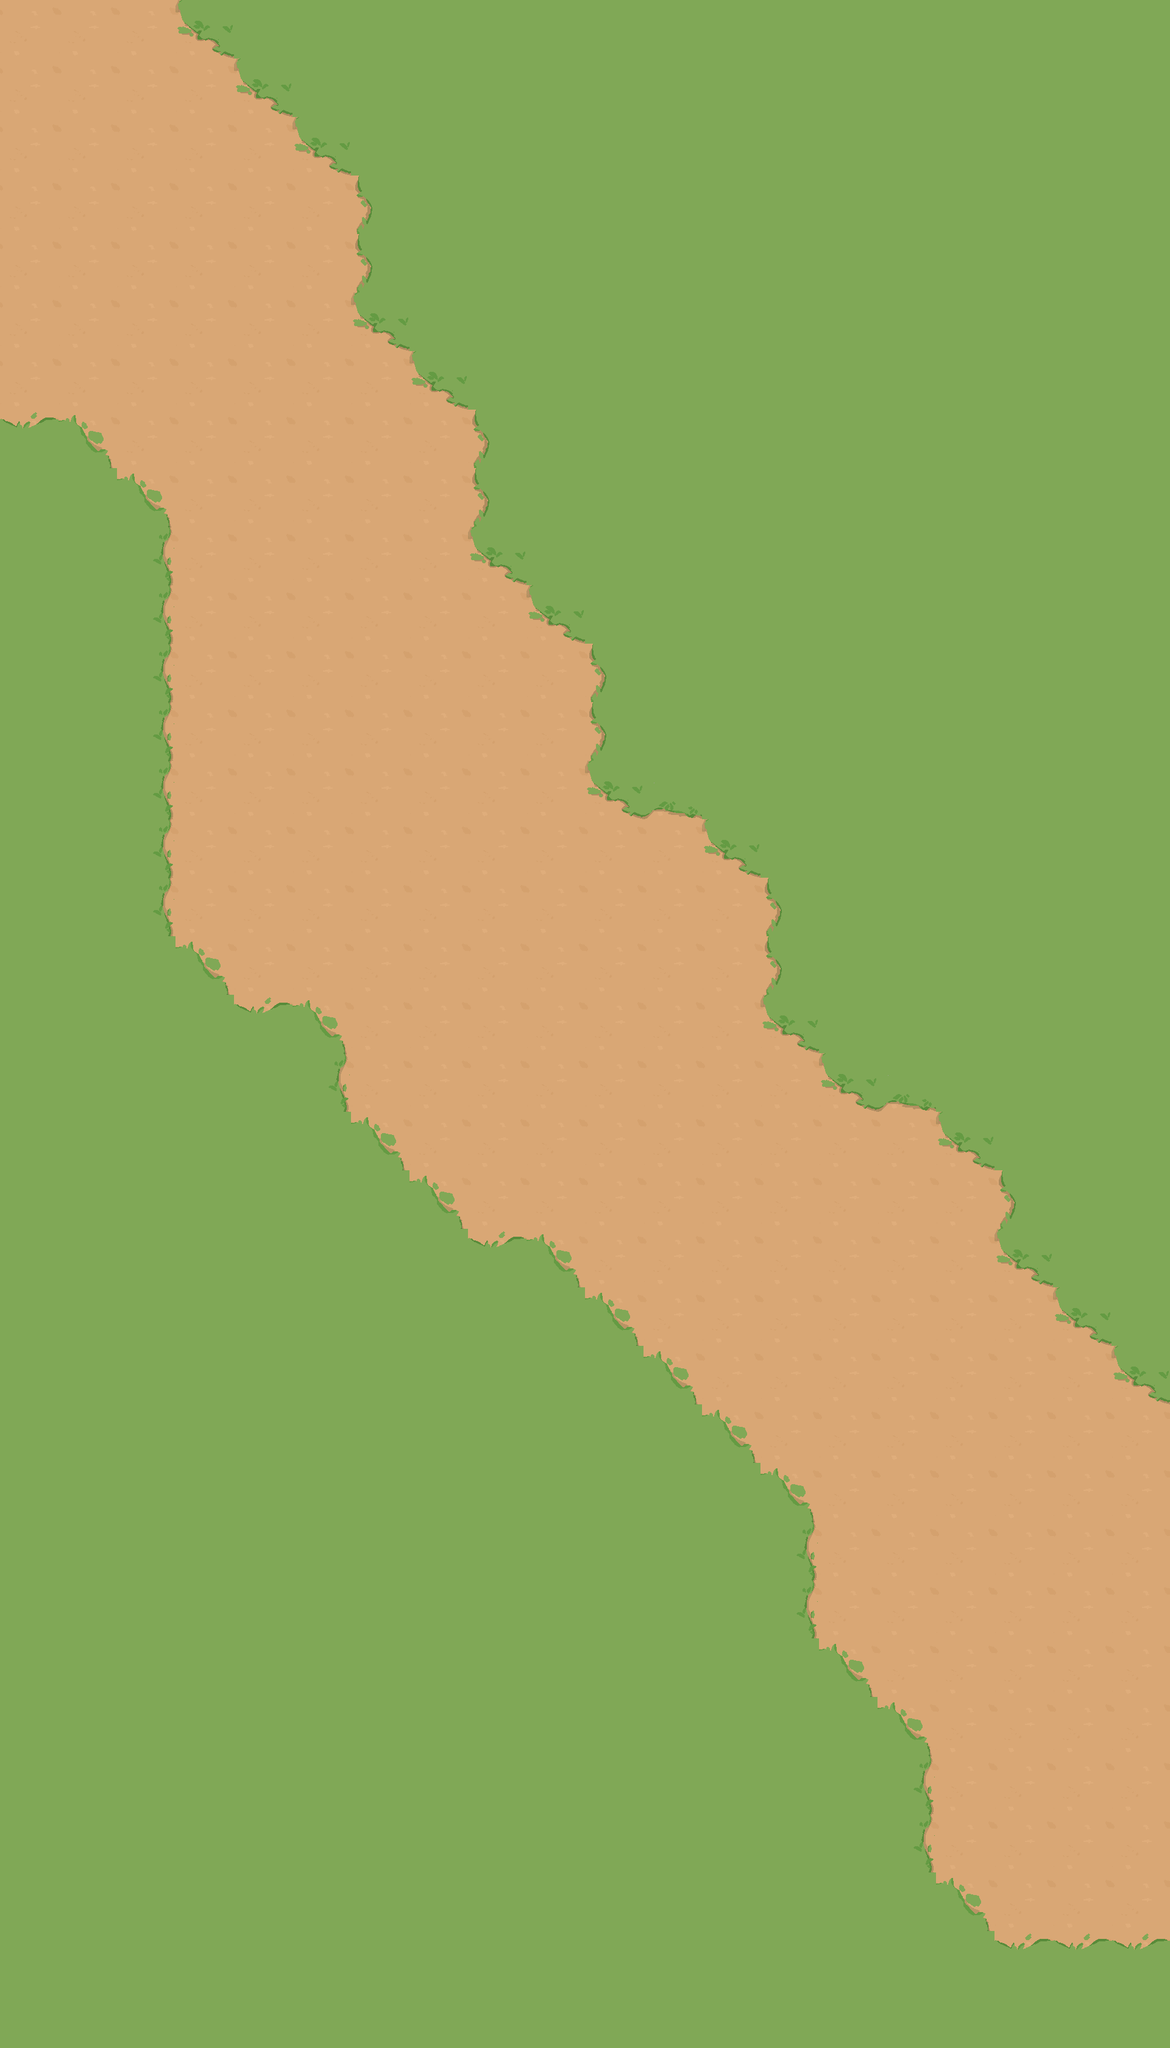

A 2D game scene composited from a Tiled map and its tileset images. What follows is a short description and the map's XML, with every tile layer's data as written:
An orthogonal 20x35 tile map with 96x96 px tiles, 2 tile layers (bot, top).

<map version="1.10" tiledversion="1.10.2" orientation="orthogonal" renderorder="right-down" width="20" height="35" tilewidth="96" tileheight="96" infinite="0" nextlayerid="8" nextobjectid="1">
 <tileset firstgid="1" name="tile" tilewidth="96" tileheight="96" tilecount="10" columns="0">
  <grid orientation="orthogonal" width="1" height="1" />
  <tile id="0">
   <image width="96" height="96" source="../../tile/rumble-hero/forest/grass1.png" />
  </tile>
  <tile id="1">
   <image width="96" height="96" source="../../tile/rumble-hero/forest/grass2.png" />
  </tile>
  <tile id="2">
   <image width="96" height="96" source="../../tile/rumble-hero/forest/grass3.png" />
  </tile>
  <tile id="3">
   <image width="96" height="96" source="../../tile/rumble-hero/forest/grass6.png" />
  </tile>
  <tile id="4">
   <image width="96" height="96" source="../../tile/rumble-hero/forest/grass7.png" />
  </tile>
  <tile id="5">
   <image width="96" height="96" source="../../tile/rumble-hero/forest/grass8.png" />
  </tile>
  <tile id="6">
   <image width="96" height="96" source="../../tile/rumble-hero/forest/grass9.png" />
  </tile>
  <tile id="7">
   <image width="96" height="96" source="../../tile/rumble-hero/forest/grass10.png" />
  </tile>
  <tile id="8">
   <image width="96" height="96" source="../../tile/rumble-hero/forest/grass12.png" />
  </tile>
  <tile id="9">
   <image width="96" height="96" source="../../tile/rumble-hero/forest/grass23.png" />
  </tile>
 </tileset>
 <layer id="7" name="bot" width="20" height="35">
  <data encoding="csv">
10,10,10,10,10,10,10,10,10,10,10,10,10,10,10,10,10,10,10,10,
10,10,10,10,10,10,10,10,10,10,10,10,10,10,10,10,10,10,10,10,
10,10,10,10,10,10,10,10,10,10,10,10,10,10,10,10,10,10,10,10,
10,10,10,10,10,10,10,10,10,10,10,10,10,10,10,10,10,10,10,10,
10,10,10,10,10,10,10,10,10,10,10,10,10,10,10,10,10,10,10,10,
10,10,10,10,10,10,10,10,10,10,10,10,10,10,10,10,10,10,10,10,
10,10,10,10,10,10,10,10,10,10,10,10,10,10,10,10,10,10,10,10,
10,10,10,10,10,10,10,10,10,10,10,10,10,10,10,10,10,10,10,10,
10,10,10,10,10,10,10,10,10,10,10,10,10,10,10,10,10,10,10,10,
10,10,10,10,10,10,10,10,10,10,10,10,10,10,10,10,10,10,10,10,
10,10,10,10,10,10,10,10,10,10,10,10,10,10,10,10,10,10,10,10,
10,10,10,10,10,10,10,10,10,10,10,10,10,10,10,10,10,10,10,10,
10,10,10,10,10,10,10,10,10,10,10,10,10,10,10,10,10,10,10,10,
10,10,10,10,10,10,10,10,10,10,10,10,10,10,10,10,10,10,10,10,
10,10,10,10,10,10,10,10,10,10,10,10,10,10,10,10,10,10,10,10,
10,10,10,10,10,10,10,10,10,10,10,10,10,10,10,10,10,10,10,10,
10,10,10,10,10,10,10,10,10,10,10,10,10,10,10,10,10,10,10,10,
10,10,10,10,10,10,10,10,10,10,10,10,10,10,10,10,10,10,10,10,
10,10,10,10,10,10,10,10,10,10,10,10,10,10,10,10,10,10,10,10,
10,10,10,10,10,10,10,10,10,10,10,10,10,10,10,10,10,10,10,10,
10,10,10,10,10,10,10,10,10,10,10,10,10,10,10,10,10,10,10,10,
10,10,10,10,10,10,10,10,10,10,10,10,10,10,10,10,10,10,10,10,
10,10,10,10,10,10,10,10,10,10,10,10,10,10,10,10,10,10,10,10,
10,10,10,10,10,10,10,10,10,10,10,10,10,10,10,10,10,10,10,10,
10,10,10,10,10,10,10,10,10,10,10,10,10,10,10,10,10,10,10,10,
10,10,10,10,10,10,10,10,10,10,10,10,10,10,10,10,10,10,10,10,
10,10,10,10,10,10,10,10,10,10,10,10,10,10,10,10,10,10,10,10,
10,10,10,10,10,10,10,10,10,10,10,10,10,10,10,10,10,10,10,10,
10,10,10,10,10,10,10,10,10,10,10,10,10,10,10,10,10,10,10,10,
10,10,10,10,10,10,10,10,10,10,10,10,10,10,10,10,10,10,10,10,
10,10,10,10,10,10,10,10,10,10,10,10,10,10,10,10,10,10,10,10,
10,10,10,10,10,10,10,10,10,10,10,10,10,10,10,10,10,10,10,10,
10,10,10,10,10,10,10,10,10,10,10,10,10,10,10,10,10,10,10,10,
10,10,10,10,10,10,10,10,10,10,10,10,10,10,10,10,10,10,10,10,
10,10,10,10,10,10,10,10,10,10,10,10,10,10,10,10,10,10,10,10
</data>
 </layer>
 <layer id="5" name="top" width="20" height="35">
  <data encoding="csv">
0,0,0,7,5,5,5,5,5,5,5,5,5,5,5,5,5,5,5,5,
0,0,0,0,7,5,5,5,5,5,5,5,5,5,5,5,5,5,5,5,
0,0,0,0,0,7,5,5,5,5,5,5,5,5,5,5,5,5,5,5,
0,0,0,0,0,0,4,5,5,5,5,5,5,5,5,5,5,5,5,5,
0,0,0,0,0,0,4,5,5,5,5,5,5,5,5,5,5,5,5,5,
0,0,0,0,0,0,7,5,5,5,5,5,5,5,5,5,5,5,5,5,
0,0,0,0,0,0,0,7,5,5,5,5,5,5,5,5,5,5,5,5,
2,3,0,0,0,0,0,0,4,5,5,5,5,5,5,5,5,5,5,5,
5,5,3,0,0,0,0,0,4,5,5,5,5,5,5,5,5,5,5,5,
5,5,6,0,0,0,0,0,7,5,5,5,5,5,5,5,5,5,5,5,
5,5,6,0,0,0,0,0,0,7,5,5,5,5,5,5,5,5,5,5,
5,5,6,0,0,0,0,0,0,0,4,5,5,5,5,5,5,5,5,5,
5,5,6,0,0,0,0,0,0,0,4,5,5,5,5,5,5,5,5,5,
5,5,6,0,0,0,0,0,0,0,7,9,5,5,5,5,5,5,5,5,
5,5,6,0,0,0,0,0,0,0,0,0,7,5,5,5,5,5,5,5,
5,5,6,0,0,0,0,0,0,0,0,0,0,4,5,5,5,5,5,5,
5,5,5,3,0,0,0,0,0,0,0,0,0,4,5,5,5,5,5,5,
5,5,5,5,2,3,0,0,0,0,0,0,0,7,5,5,5,5,5,5,
5,5,5,5,5,6,0,0,0,0,0,0,0,0,7,9,5,5,5,5,
5,5,5,5,5,5,3,0,0,0,0,0,0,0,0,0,7,5,5,5,
5,5,5,5,5,5,5,3,0,0,0,0,0,0,0,0,0,4,5,5,
5,5,5,5,5,5,5,5,2,3,0,0,0,0,0,0,0,7,5,5,
5,5,5,5,5,5,5,5,5,5,3,0,0,0,0,0,0,0,7,5,
5,5,5,5,5,5,5,5,5,5,5,3,0,0,0,0,0,0,0,7,
5,5,5,5,5,5,5,5,5,5,5,5,3,0,0,0,0,0,0,0,
5,5,5,5,5,5,5,5,5,5,5,5,5,3,0,0,0,0,0,0,
5,5,5,5,5,5,5,5,5,5,5,5,5,6,0,0,0,0,0,0,
5,5,5,5,5,5,5,5,5,5,5,5,5,6,0,0,0,0,0,0,
5,5,5,5,5,5,5,5,5,5,5,5,5,5,3,0,0,0,0,0,
5,5,5,5,5,5,5,5,5,5,5,5,5,5,5,3,0,0,0,0,
5,5,5,5,5,5,5,5,5,5,5,5,5,5,5,6,0,0,0,0,
5,5,5,5,5,5,5,5,5,5,5,5,5,5,5,6,0,0,0,0,
5,5,5,5,5,5,5,5,5,5,5,5,5,5,5,5,3,0,0,0,
5,5,5,5,5,5,5,5,5,5,5,5,5,5,5,5,5,2,2,2,
5,5,5,5,5,5,5,5,5,5,5,5,5,5,5,5,5,5,5,5
</data>
 </layer>
</map>
